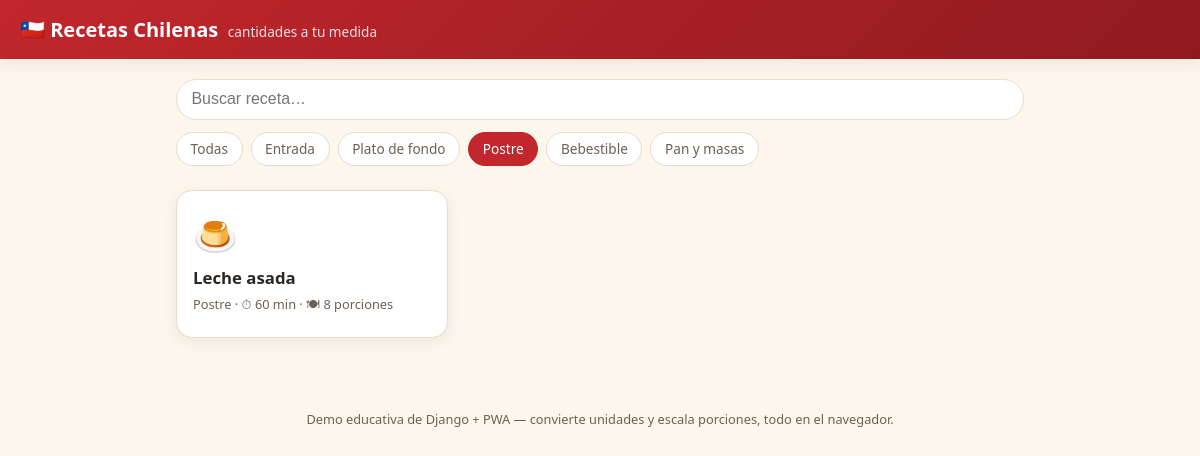
Screenshot of /?categoria=postre with the database file from the repository.
### recetas/models.py (models this page shows, shortened)
class Receta(models.Model):
    ENTRADA = "entrada"
    FONDO = "fondo"
    POSTRE = "postre"
    BEBESTIBLE = "bebestible"
    PAN_MASA = "pan_masa"
    CATEGORIA_CHOICES = [
        (ENTRADA, "Entrada"),
        (FONDO, "Plato de fondo"),
        (POSTRE, "Postre"),
        (BEBESTIBLE, "Bebestible"),
        (PAN_MASA, "Pan y masas"),
    ]
    nombre = models.CharField(max_length=100)
    slug = models.SlugField(max_length=110, unique=True)
    emoji = models.CharField(
        max_length=8, default="🍽️", help_text="Emoji decorativo para la tarjeta de la receta."
    )
    descripcion = models.TextField(blank=True)
    categoria = models.CharField(max_length=20, choices=CATEGORIA_CHOICES, default=FONDO)
    porciones_base = models.PositiveSmallIntegerField(
        default=4, help_text="Número de porciones al que corresponden las cantidades guardadas."
    )
    tiempo_preparacion_min = models.PositiveSmallIntegerField(
        help_text="Tiempo total estimado de preparación, en minutos."
    )
    pasos = models.TextField(
        help_text="Un paso por línea. Se muestran como una lista numerada."
    )
    creado = models.DateTimeField(auto_now_add=True)
    class Meta:
        ordering = ["nombre"]
    def get_absolute_url(self):
        return reverse("receta_detalle", args=[self.slug])

### recetas/views.py (the view)
# urls.py: path("", views.lista_recetas, name="lista_recetas"),
def lista_recetas(request):
    categoria = request.GET.get("categoria", "")
    busqueda = request.GET.get("q", "").strip()
    recetas = Receta.objects.all()
    if categoria:
        recetas = recetas.filter(categoria=categoria)
    if busqueda:
        recetas = recetas.filter(nombre__icontains=busqueda)
    return render(
        request,
        "recetas/lista.html",
        {
            "recetas": recetas,
            "categorias": Receta.CATEGORIA_CHOICES,
            "categoria_actual": categoria,
            "busqueda": busqueda,
        },
    )

### recetas/templates/recetas/lista.html (shortened to what this page needs)
{% extends "recetas/base.html" %}
{% block contenido %}
  <form class="filtros" method="get">
    <input
      class="filtros__buscar"
      type="search"
      name="q"
      placeholder="Buscar receta…"
      value="{{ busqueda }}"
    >
    <div class="filtros__categorias">
      <a
        href="{% url 'lista_recetas' %}{% if busqueda %}?q={{ busqueda }}{% endif %}"
        class="chip {% if not categoria_actual %}chip--activo{% endif %}"
      >Todas</a>
      {% for valor, etiqueta in categorias %}
        <a
          href="?categoria={{ valor }}{% if busqueda %}&q={{ busqueda }}{% endif %}"
          class="chip {% if categoria_actual == valor %}chip--activo{% endif %}"
        >{{ etiqueta }}</a>
      {% endfor %}
    </div>
  </form>
  {% if recetas %}
    <div class="grilla">
      {% for receta in recetas %}
        <a class="tarjeta" href="{{ receta.get_absolute_url }}">
          <span class="tarjeta__emoji" aria-hidden="true">{{ receta.emoji }}</span>
          <h2 class="tarjeta__nombre">{{ receta.nombre }}</h2>
          <p class="tarjeta__meta">
            {{ receta.get_categoria_display }} · ⏱ {{ receta.tiempo_preparacion_min }} min · 🍽 {{ receta.porciones_base }} porciones
          </p>
        </a>
      {% endfor %}
    </div>
  {% else %}
    <p class="vacio">No hay recetas que coincidan con tu búsqueda.</p>
  {% endif %}
{% endblock %}

### recetas/static/recetas/styles.css (style rules this page uses)
:root { --rojo: #c1272d; --rojo-oscuro: #8f1a1f; --crema: #fdf6ec; --azul: #0033a0; --texto: #2b2622; --texto-suave: #6b6056; --borde: #e7dcc9; --sombra: 0 4px 14px rgba(43, 38, 34, 0.08); }
* { box-sizing: border-box; }
body { margin: 0; font-family: "Segoe UI", system-ui, -apple-system, Roboto, sans-serif; background: var(--crema); color: var(--texto); }
a { color: var(--rojo); text-decoration: none; }
.filtros { display: flex; flex-direction: column; gap: 0.75rem; margin-bottom: 1.5rem; }
.filtros__buscar { width: 100%; padding: 0.65rem 0.9rem; border: 1px solid var(--borde); border-radius: 999px; font-size: 1rem; background: #fff; }
.filtros__categorias { display: flex; flex-wrap: wrap; gap: 0.5rem; }
.chip { padding: 0.4rem 0.85rem; border-radius: 999px; border: 1px solid var(--borde); background: #fff; color: var(--texto-suave); font-size: 0.85rem; white-space: nowrap; }
.chip--activo { background: var(--rojo); border-color: var(--rojo); color: #fff; }
.grilla { display: grid; grid-template-columns: repeat(auto-fill, minmax(220px, 1fr)); gap: 1rem; }
.tarjeta { background: #fff; border-radius: 16px; padding: 1.25rem 1rem; box-shadow: var(--sombra); display: flex; flex-direction: column; gap: 0.4rem; transition: transform 0.15s ease; border: 1px solid var(--borde); }
.tarjeta__emoji { font-size: 2.25rem; }
.tarjeta__nombre { margin: 0; font-size: 1.05rem; color: var(--texto); }
.tarjeta__meta { margin: 0; font-size: 0.8rem; color: var(--texto-suave); }

### rows the page displays
Receta: emoji "🍮", nombre "Leche asada", categoria "Postre", tiempo_preparacion_min "60", porciones_base "8"

### other values shown
{{ etiqueta }} "Entrada" "Plato de fondo" "Postre" "Bebestible" "Pan y masas"
